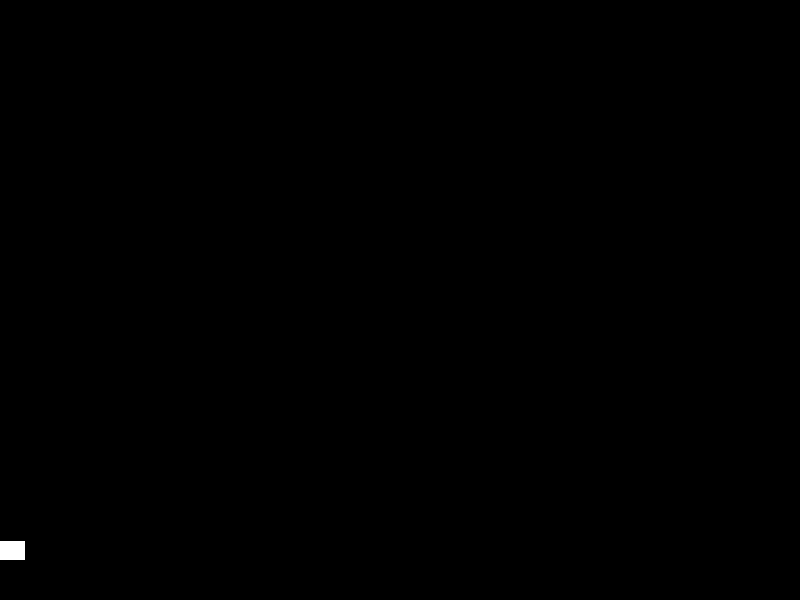
Frame 1 (no input)
Frame 60 (the mouse pressed at the canvas centre just before this capture): identical to frame 1, image omitted
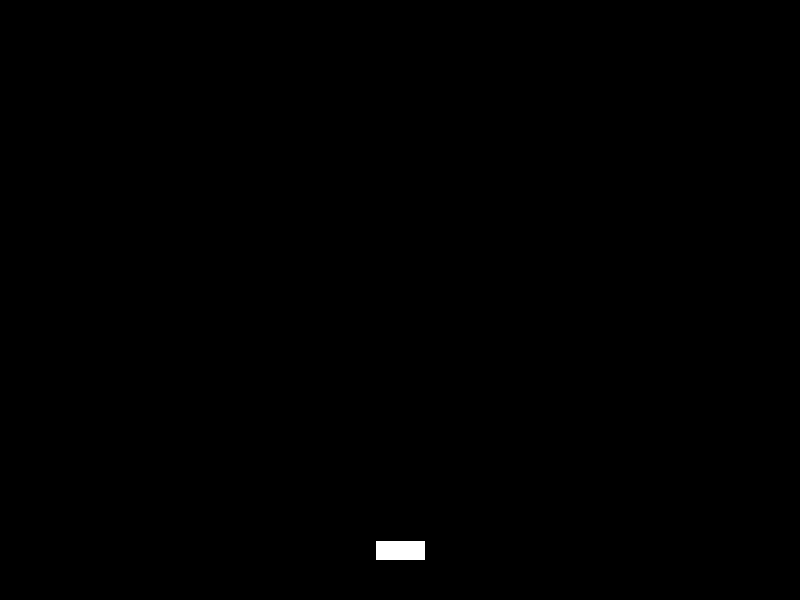
Frame 120 (the mouse held since frame 60 and released just before this capture)

The Processing sketch that drew these frames (run headless with seeded random() and noise(); from frame 60 on, the mouse is pressed at the canvas centre):

// Processing sketch: e01_gra
// ── e01_gra.pde


void setup(){
  size( 800, 600 );
}

void draw(){
  
  background(0);
  
  fill(255);
  
  rectMode( CENTER ); // rysowanie, "od środka"
  
  rect( mouseX, 550, 50, 20 );
  
  
}
